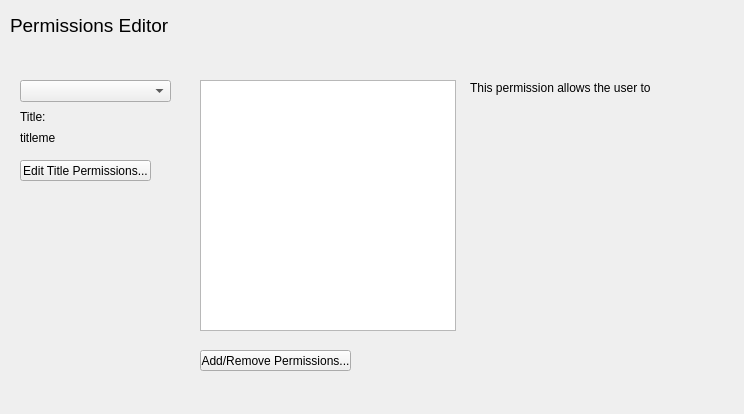
<?xml version="1.0" encoding="UTF-8"?>
<ui version="4.0">
 <class>PermissionsWidget</class>
 <widget class="QWidget" name="PermissionsWidget">
  <property name="geometry">
   <rect>
    <x>0</x>
    <y>0</y>
    <width>744</width>
    <height>414</height>
   </rect>
  </property>
  <property name="windowTitle">
   <string>Form</string>
  </property>
  <widget class="QLabel" name="label">
   <property name="geometry">
    <rect>
     <x>10</x>
     <y>10</y>
     <width>331</width>
     <height>31</height>
    </rect>
   </property>
   <property name="text">
    <string>&lt;html&gt;&lt;head/&gt;&lt;body&gt;&lt;p&gt;&lt;span style=&quot; font-size:14pt;&quot;&gt;Permissions Editor&lt;/span&gt;&lt;/p&gt;&lt;/body&gt;&lt;/html&gt;</string>
   </property>
  </widget>
  <widget class="QLabel" name="permissiondescription">
   <property name="geometry">
    <rect>
     <x>470</x>
     <y>100</y>
     <width>251</width>
     <height>171</height>
    </rect>
   </property>
   <property name="text">
    <string>&lt;html&gt;&lt;head/&gt;&lt;body&gt;&lt;p&gt;&lt;br/&gt;&lt;/p&gt;&lt;/body&gt;&lt;/html&gt;</string>
   </property>
   <property name="scaledContents">
    <bool>false</bool>
   </property>
   <property name="alignment">
    <set>Qt::AlignLeading|Qt::AlignLeft|Qt::AlignTop</set>
   </property>
   <property name="wordWrap">
    <bool>true</bool>
   </property>
  </widget>
  <widget class="QListWidget" name="permissionList">
   <property name="geometry">
    <rect>
     <x>200</x>
     <y>80</y>
     <width>256</width>
     <height>251</height>
    </rect>
   </property>
  </widget>
  <widget class="QPushButton" name="adPermButton">
   <property name="geometry">
    <rect>
     <x>200</x>
     <y>350</y>
     <width>151</width>
     <height>21</height>
    </rect>
   </property>
   <property name="text">
    <string>Add/Remove Permissions...</string>
   </property>
  </widget>
  <widget class="QPushButton" name="editTitleButton">
   <property name="geometry">
    <rect>
     <x>20</x>
     <y>160</y>
     <width>131</width>
     <height>21</height>
    </rect>
   </property>
   <property name="text">
    <string>Edit Title Permissions...</string>
   </property>
  </widget>
  <widget class="QLabel" name="label_3">
   <property name="geometry">
    <rect>
     <x>20</x>
     <y>110</y>
     <width>47</width>
     <height>13</height>
    </rect>
   </property>
   <property name="text">
    <string>Title:</string>
   </property>
  </widget>
  <widget class="QLabel" name="titlegoeshere">
   <property name="geometry">
    <rect>
     <x>20</x>
     <y>130</y>
     <width>161</width>
     <height>16</height>
    </rect>
   </property>
   <property name="text">
    <string>titleme</string>
   </property>
  </widget>
  <widget class="QComboBox" name="employeeCombobox">
   <property name="geometry">
    <rect>
     <x>20</x>
     <y>80</y>
     <width>151</width>
     <height>22</height>
    </rect>
   </property>
  </widget>
  <widget class="QLabel" name="label_2">
   <property name="geometry">
    <rect>
     <x>470</x>
     <y>80</y>
     <width>181</width>
     <height>16</height>
    </rect>
   </property>
   <property name="text">
    <string>This permission allows the user to:</string>
   </property>
  </widget>
 </widget>
 <resources/>
 <connections/>
</ui>
